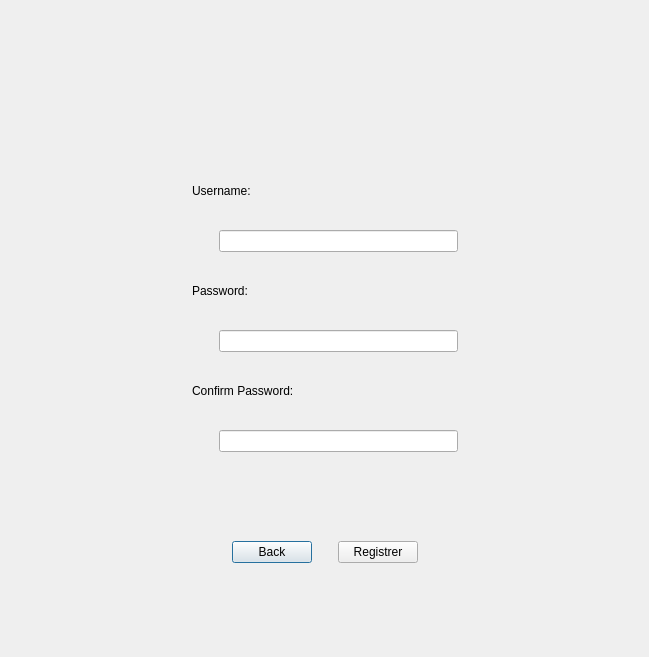
<?xml version="1.0" encoding="UTF-8"?>
<ui version="4.0">
 <class>SignUpWindow</class>
 <widget class="QDialog" name="SignUpWindow">
  <property name="geometry">
   <rect>
    <x>0</x>
    <y>0</y>
    <width>649</width>
    <height>657</height>
   </rect>
  </property>
  <property name="windowTitle">
   <string>Dialog</string>
  </property>
  <layout class="QHBoxLayout" name="horizontalLayout">
   <item>
    <spacer name="spacer_left">
     <property name="orientation">
      <enum>Qt::Horizontal</enum>
     </property>
     <property name="sizeHint" stdset="0">
      <size>
       <width>40</width>
       <height>20</height>
      </size>
     </property>
    </spacer>
   </item>
   <item>
    <layout class="QVBoxLayout" name="MainForm" stretch="3,2,2,2,1,2,1">
     <item>
      <layout class="QHBoxLayout" name="LogoLayout">
       <item>
        <widget class="QLabel" name="Logo">
         <property name="text">
          <string/>
         </property>
         <property name="pixmap">
          <pixmap resource="Images/resourses.qrc">:/resourses/songsCovers/sound.jpg</pixmap>
         </property>
         <property name="alignment">
          <set>Qt::AlignCenter</set>
         </property>
        </widget>
       </item>
      </layout>
     </item>
     <item>
      <layout class="QVBoxLayout" name="UserNameLayout" stretch="12345,1">
       <item>
        <layout class="QHBoxLayout" name="TextLayout" stretch="0,0">
         <item>
          <widget class="QLabel" name="label">
           <property name="text">
            <string>Username:</string>
           </property>
           <property name="scaledContents">
            <bool>true</bool>
           </property>
          </widget>
         </item>
         <item>
          <spacer name="horizontalSpacer_2">
           <property name="orientation">
            <enum>Qt::Horizontal</enum>
           </property>
           <property name="sizeHint" stdset="0">
            <size>
             <width>40</width>
             <height>20</height>
            </size>
           </property>
          </spacer>
         </item>
        </layout>
       </item>
       <item>
        <layout class="QHBoxLayout" name="InputLayout" stretch="1,9">
         <item>
          <spacer name="horizontalSpacer">
           <property name="orientation">
            <enum>Qt::Horizontal</enum>
           </property>
           <property name="sizeHint" stdset="0">
            <size>
             <width>40</width>
             <height>20</height>
            </size>
           </property>
          </spacer>
         </item>
         <item>
          <widget class="QLineEdit" name="usernameInput">
           <property name="echoMode">
            <enum>QLineEdit::Normal</enum>
           </property>
          </widget>
         </item>
        </layout>
       </item>
      </layout>
     </item>
     <item>
      <layout class="QVBoxLayout" name="PasswordLayout" stretch="1,1">
       <item>
        <layout class="QHBoxLayout" name="TextLayout_2" stretch="0,0">
         <item>
          <widget class="QLabel" name="label_2">
           <property name="text">
            <string>Password:</string>
           </property>
           <property name="scaledContents">
            <bool>true</bool>
           </property>
          </widget>
         </item>
         <item>
          <spacer name="horizontalSpacer_3">
           <property name="orientation">
            <enum>Qt::Horizontal</enum>
           </property>
           <property name="sizeHint" stdset="0">
            <size>
             <width>40</width>
             <height>20</height>
            </size>
           </property>
          </spacer>
         </item>
        </layout>
       </item>
       <item>
        <layout class="QHBoxLayout" name="InputLayout_2" stretch="1,9">
         <item>
          <spacer name="horizontalSpacer_4">
           <property name="orientation">
            <enum>Qt::Horizontal</enum>
           </property>
           <property name="sizeHint" stdset="0">
            <size>
             <width>40</width>
             <height>20</height>
            </size>
           </property>
          </spacer>
         </item>
         <item>
          <widget class="QLineEdit" name="passwordInput">
           <property name="echoMode">
            <enum>QLineEdit::Password</enum>
           </property>
          </widget>
         </item>
        </layout>
       </item>
      </layout>
     </item>
     <item>
      <layout class="QVBoxLayout" name="ConfirmLayout" stretch="1,1">
       <item>
        <layout class="QHBoxLayout" name="TextLayout_3" stretch="0,0">
         <item>
          <widget class="QLabel" name="label_3">
           <property name="text">
            <string>Confirm Password:</string>
           </property>
           <property name="scaledContents">
            <bool>true</bool>
           </property>
          </widget>
         </item>
         <item>
          <spacer name="horizontalSpacer_5">
           <property name="orientation">
            <enum>Qt::Horizontal</enum>
           </property>
           <property name="sizeHint" stdset="0">
            <size>
             <width>40</width>
             <height>20</height>
            </size>
           </property>
          </spacer>
         </item>
        </layout>
       </item>
       <item>
        <layout class="QHBoxLayout" name="InputLayout_3" stretch="1,9">
         <item>
          <spacer name="horizontalSpacer_6">
           <property name="orientation">
            <enum>Qt::Horizontal</enum>
           </property>
           <property name="sizeHint" stdset="0">
            <size>
             <width>40</width>
             <height>20</height>
            </size>
           </property>
          </spacer>
         </item>
         <item>
          <widget class="QLineEdit" name="confirmPasswordInput">
           <property name="echoMode">
            <enum>QLineEdit::Password</enum>
           </property>
          </widget>
         </item>
        </layout>
       </item>
      </layout>
     </item>
     <item>
      <spacer name="verticalSpacer_3">
       <property name="orientation">
        <enum>Qt::Vertical</enum>
       </property>
       <property name="sizeHint" stdset="0">
        <size>
         <width>20</width>
         <height>40</height>
        </size>
       </property>
      </spacer>
     </item>
     <item>
      <layout class="QHBoxLayout" name="ButtonsLayout" stretch="1,2,0,2,1">
       <item>
        <spacer name="horizontalSpacer_7">
         <property name="orientation">
          <enum>Qt::Horizontal</enum>
         </property>
         <property name="sizeHint" stdset="0">
          <size>
           <width>40</width>
           <height>20</height>
          </size>
         </property>
        </spacer>
       </item>
       <item>
        <widget class="QPushButton" name="BackButton">
         <property name="text">
          <string>Back</string>
         </property>
        </widget>
       </item>
       <item>
        <spacer name="verticalSpacer_2">
         <property name="orientation">
          <enum>Qt::Vertical</enum>
         </property>
         <property name="sizeHint" stdset="0">
          <size>
           <width>20</width>
           <height>40</height>
          </size>
         </property>
        </spacer>
       </item>
       <item>
        <widget class="QPushButton" name="RegistreButton">
         <property name="text">
          <string>Registrer</string>
         </property>
        </widget>
       </item>
       <item>
        <spacer name="horizontalSpacer_8">
         <property name="orientation">
          <enum>Qt::Horizontal</enum>
         </property>
         <property name="sizeHint" stdset="0">
          <size>
           <width>40</width>
           <height>20</height>
          </size>
         </property>
        </spacer>
       </item>
      </layout>
     </item>
     <item>
      <spacer name="verticalSpacer">
       <property name="orientation">
        <enum>Qt::Vertical</enum>
       </property>
       <property name="sizeHint" stdset="0">
        <size>
         <width>20</width>
         <height>40</height>
        </size>
       </property>
      </spacer>
     </item>
    </layout>
   </item>
   <item>
    <spacer name="spacer_right">
     <property name="orientation">
      <enum>Qt::Horizontal</enum>
     </property>
     <property name="sizeHint" stdset="0">
      <size>
       <width>1</width>
       <height>20</height>
      </size>
     </property>
    </spacer>
   </item>
  </layout>
 </widget>
 <resources>
  <include location="Images/resourses.qrc"/>
 </resources>
 <connections/>
</ui>
